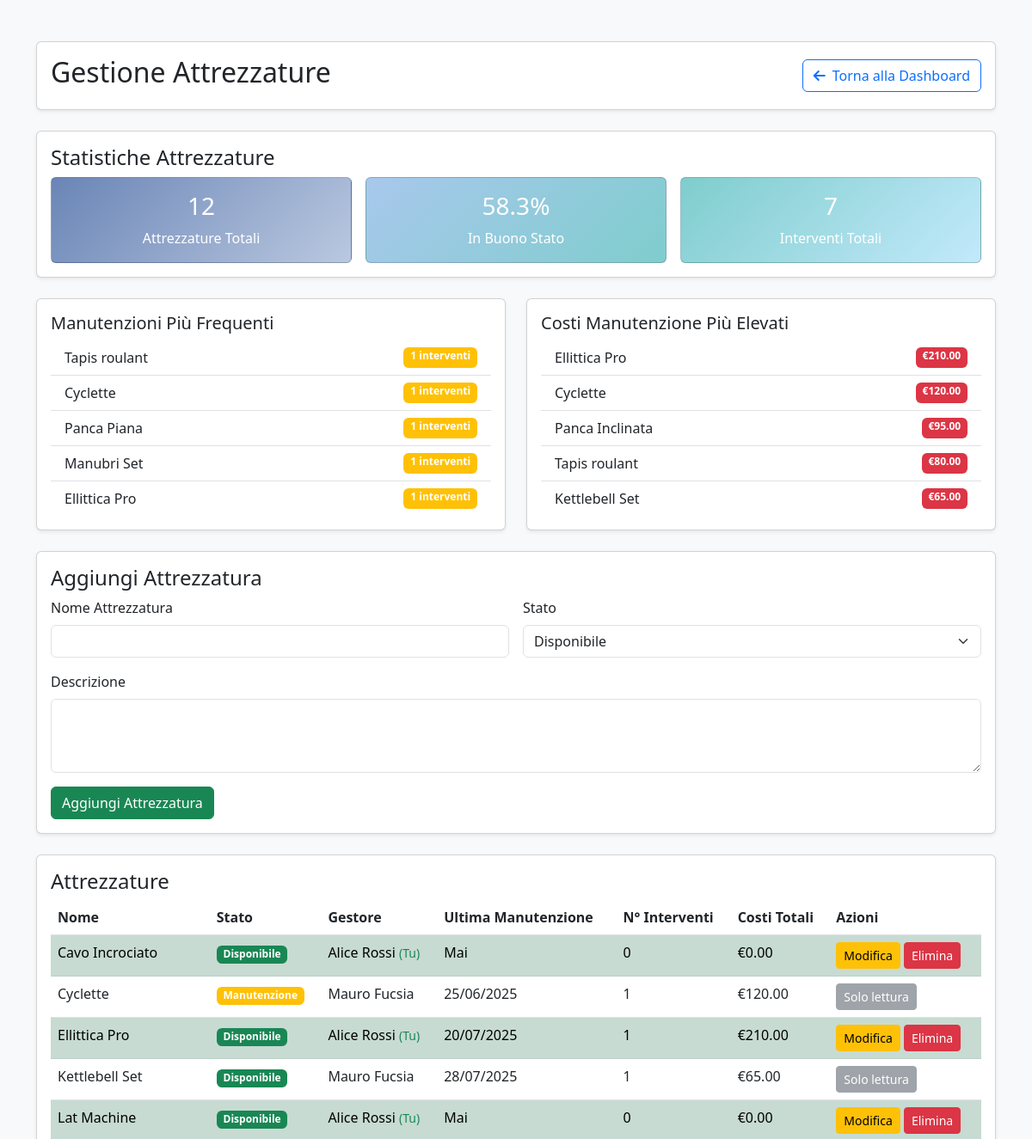
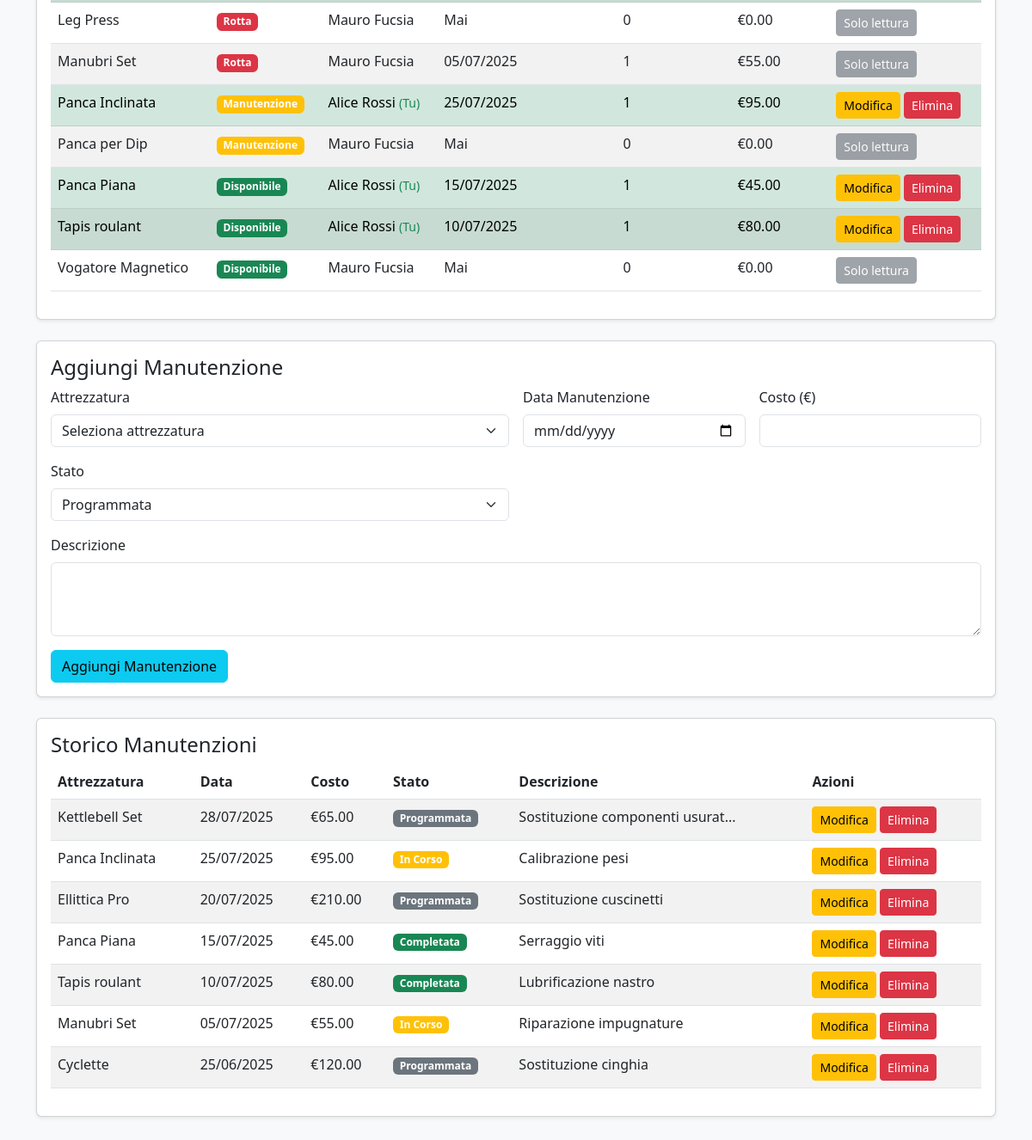
Page /equipment_management.php (signed in) on the committed database (2 pictures, top to bottom).
### tables this page shows
CREATE TABLE EQUIPMENTS (
    equipmentID INT PRIMARY KEY AUTO_INCREMENT,
    name VARCHAR(255) NOT NULL,
    description TEXT,
    status ENUM('available', 'maintenance', 'broken') DEFAULT 'available',
    administratorID INT,
    FOREIGN KEY (administratorID) REFERENCES USERS(userID) ON DELETE SET NULL
);

CREATE TABLE USERS (
    userID INT PRIMARY KEY AUTO_INCREMENT,
    email VARCHAR(255) UNIQUE NOT NULL,
    password VARCHAR(255) NOT NULL,
    userName VARCHAR(100) NOT NULL,
    firstName VARCHAR(100) NOT NULL,
    lastName VARCHAR(100) NOT NULL,
    birthDate DATE,
    gender ENUM('M', 'F', 'Other'),
    phoneNumber VARCHAR(20),
    role ENUM('customer', 'trainer', 'admin') DEFAULT 'customer'
);

CREATE TABLE MAINTENANCES (
    maintenanceID INT PRIMARY KEY AUTO_INCREMENT,
    equipmentID INT NOT NULL,
    maintenanceDate DATE NOT NULL,
    maintenanceCost DECIMAL(10,2),
    description TEXT,
    status ENUM('scheduled', 'in_progress', 'completed') DEFAULT 'scheduled',
    FOREIGN KEY (equipmentID) REFERENCES EQUIPMENTS(equipmentID) ON DELETE CASCADE
);

### equipment_management.php (the view, shortened to what the rows shown need)
<?php
require_once 'config.php';
$stmt = $conn->prepare("
    SELECT e.*, COUNT(m.maintenanceID) as maintenance_count,
           CASE WHEN SUM(m.maintenanceCost) IS NULL THEN 0 ELSE SUM(m.maintenanceCost) END AS total_cost,
           MAX(m.maintenanceDate) as last_maintenance,
           u.firstName as admin_firstName, u.lastName as admin_lastName
    FROM EQUIPMENTS e
    LEFT JOIN MAINTENANCES m ON e.equipmentID = m.equipmentID
    LEFT JOIN USERS u ON e.administratorID = u.userID
    GROUP BY e.equipmentID
    ORDER BY e.name ASC
");
$stmt->execute();
$equipment = $stmt->get_result()->fetch_all(MYSQLI_ASSOC);
$stmt = $conn->prepare("
    SELECT m.*, e.name as equipment_name
    FROM MAINTENANCES m
    JOIN EQUIPMENTS e ON m.equipmentID = e.equipmentID
    ORDER BY m.maintenanceDate DESC
");
$stmt->execute();
$maintenances = $stmt->get_result()->fetch_all(MYSQLI_ASSOC);
?>
<!DOCTYPE html>
<html lang="it">
<head>
    <link href="https://cdnjs.cloudflare.com/ajax/libs/bootstrap/5.3.0/css/bootstrap.min.css" rel="stylesheet" />
    <link href="https://cdnjs.cloudflare.com/ajax/libs/font-awesome/6.0.0/css/all.min.css" rel="stylesheet" />
</head>
<body class="bg-light">
<div class="container py-5">
    <div class="card shadow-sm mb-4">
        <div class="card-body">
            <div class="d-flex justify-content-between align-items-center">
                <h2>Gestione Attrezzature</h2>
            </div>
        </div>
    </div>
    <div class="card shadow-sm mb-4">
        <div class="card-body">
            <table class="table table-striped">
                <thead>
                    <tr>
                        <th>Nome</th><th>Stato</th><th>Gestore</th><th>Ultima Manutenzione</th><th>N° Interventi</th><th>Costi Totali</th><th>Azioni</th>
                    </tr>
                </thead>
                <tbody>
                    <?php foreach($equipment as $eq): ?>
                        <?php
                        $statusClass = $eq['status'] === 'available' ? 'success' : ($eq['status'] === 'maintenance' ? 'warning' : 'danger');
                        $statusText = $eq['status'] === 'available' ? 'Disponibile' : ($eq['status'] === 'maintenance' ? 'Manutenzione' : 'Rotta');
                        $isMyEquipment = ($eq['administratorID'] == $_SESSION['userID']);
                        ?>
                        <tr <?= $isMyEquipment ? 'class="table-success"' : '' ?>>
                            <td>
                                <?= htmlspecialchars($eq['name']) ?>
                            </td>
                            <td><span class="badge bg-<?= $statusClass ?>"><?= $statusText ?></span></td>
                            <td>
                                <?php if ($eq['admin_firstName'] && $eq['admin_lastName']): ?>
                                    <?= htmlspecialchars($eq['admin_firstName'] . ' ' . $eq['admin_lastName']) ?>
                                    <?php if ($isMyEquipment): ?>
                                        <small class="text-success">(Tu)</small>
                                    <?php endif; ?>
                                <?php else: ?>
                                    <span class="text-muted">Non specificato</span>
                                <?php endif; ?>
                            </td>
                            <td><?= $eq['last_maintenance'] ? date('d/m/Y', strtotime($eq['last_maintenance'])) : 'Mai' ?></td>
                            <td><?= $eq['maintenance_count'] ?></td>
                            <td>€<?= number_format($eq['total_cost'], 2) ?></td>
                            <td>
                                <?php if ($isMyEquipment): ?>
                                    <a href="?edit_equipment=<?= $eq['equipmentID'] ?>" class="btn btn-sm btn-warning">Modifica</a>
                                    <form method="POST" style="display:inline" onsubmit="return confirm('Sei sicuro di eliminare questa attrezzatura?');">
                                        <button name="delete_equipment" class="btn btn-sm btn-danger">Elimina</button>
                                    </form>
                                <?php else: ?>
                                    <button class="btn btn-sm btn-secondary" disabled title="Solo il gestore può modificare">
                                        Solo lettura
                                    </button>
                                <?php endif; ?>
                            </td>
                        </tr>
                    <?php endforeach; ?>
                </tbody>
            </table>
        </div>
    </div>
    <div class="card shadow-sm mb-4">
        <div class="card-body">
            <table class="table table-striped">
                <thead>
                    <tr>
                        <th>Attrezzatura</th><th>Data</th><th>Costo</th><th>Stato</th><th>Descrizione</th><th>Azioni</th>
                    </tr>
                </thead>
                <tbody>
                    <?php foreach($maintenances as $maintenance): ?>
                        <?php
                        $statusClass = $maintenance['status'] === 'completed' ? 'success' : ($maintenance['status'] === 'in_progress' ? 'warning' : 'secondary');
                        $statusText = $maintenance['status'] === 'completed' ? 'Completata' : ($maintenance['status'] === 'in_progress' ? 'In Corso' : 'Programmata');
                        ?>
                        <tr>
                            <td><?= htmlspecialchars($maintenance['equipment_name']) ?></td>
                            <td><?= date('d/m/Y', strtotime($maintenance['maintenanceDate'])) ?></td>
                            <td>€<?= number_format($maintenance['maintenanceCost'], 2) ?></td>
                            <td><span class="badge bg-<?= $statusClass ?>"><?= $statusText ?></span></td>
                            <td><?= htmlspecialchars(substr($maintenance['description'], 0, 30)) ?><?= strlen($maintenance['description']) > 30 ? '...' : '' ?></td>
                            <td>
                                <a href="?edit_maintenance=<?= $maintenance['maintenanceID'] ?>" class="btn btn-sm btn-warning">Modifica</a>
                                <form method="POST" style="display:inline" onsubmit="return confirm('Sei sicuro di eliminare questa manutenzione?');">
                                    <button name="delete_maintenance" class="btn btn-sm btn-danger">Elimina</button>
                                </form>
                            </td>
                        </tr>
                    <?php endforeach; ?>
                </tbody>
            </table>
        </div>
    </div>
</div>
</body>
</html>

### rows in the picture
equipments: name "Cavo Incrociato", status "Disponibile", administratorID.lastName "Alice Rossi", shows "(Tu)", shows "Mai", maintenance_count "0", total_cost "0.00"
equipments: name "Cyclette", status "Manutenzione", administratorID.lastName "Mauro Fucsia", last_maintenance "25/06/2025", maintenance_count "1", total_cost "120.00", shows "Solo lettura"
equipments: name "Ellittica Pro", status "Disponibile", administratorID.lastName "Alice Rossi", shows "(Tu)", last_maintenance "20/07/2025", maintenance_count "1", total_cost "210.00"
equipments: name "Kettlebell Set", status "Disponibile", administratorID.lastName "Mauro Fucsia", last_maintenance "28/07/2025", maintenance_count "1", total_cost "65.00", shows "Solo lettura"
equipments: name "Lat Machine", status "Disponibile", administratorID.lastName "Alice Rossi", shows "(Tu)", shows "Mai", maintenance_count "0", total_cost "0.00"
equipments: name "Leg Press", status "Rotta", administratorID.lastName "Mauro Fucsia", shows "Mai", maintenance_count "0", total_cost "0.00", shows "Solo lettura"
equipments: name "Manubri Set", status "Rotta", administratorID.lastName "Mauro Fucsia", last_maintenance "05/07/2025", maintenance_count "1", total_cost "55.00", shows "Solo lettura"
equipments: name "Panca Inclinata", status "Manutenzione", administratorID.lastName "Alice Rossi", shows "(Tu)", last_maintenance "25/07/2025", maintenance_count "1", total_cost "95.00"
equipments: name "Panca per Dip", status "Manutenzione", administratorID.lastName "Mauro Fucsia", shows "Mai", maintenance_count "0", total_cost "0.00", shows "Solo lettura"
equipments: name "Panca Piana", status "Disponibile", administratorID.lastName "Alice Rossi", shows "(Tu)", last_maintenance "15/07/2025", maintenance_count "1", total_cost "45.00"
equipments: name "Tapis roulant", status "Disponibile", administratorID.lastName "Alice Rossi", shows "(Tu)", last_maintenance "10/07/2025", maintenance_count "1", total_cost "80.00"
equipments: name "Vogatore Magnetico", status "Disponibile", administratorID.lastName "Mauro Fucsia", shows "Mai", maintenance_count "0", total_cost "0.00", shows "Solo lettura"
maintenances: equipmentID.name "Kettlebell Set", maintenanceDate "28/07/2025", maintenanceCost "65.00", status "Programmata", description "Sostituzione componenti usurat"
maintenances: equipmentID.name "Panca Inclinata", maintenanceDate "25/07/2025", maintenanceCost "95.00", status "In Corso", description "Calibrazione pesi"
maintenances: equipmentID.name "Ellittica Pro", maintenanceDate "20/07/2025", maintenanceCost "210.00", status "Programmata", description "Sostituzione cuscinetti"
maintenances: equipmentID.name "Panca Piana", maintenanceDate "15/07/2025", maintenanceCost "45.00", status "Completata", description "Serraggio viti"
maintenances: equipmentID.name "Tapis roulant", maintenanceDate "10/07/2025", maintenanceCost "80.00", status "Completata", description "Lubrificazione nastro"
maintenances: equipmentID.name "Manubri Set", maintenanceDate "05/07/2025", maintenanceCost "55.00", status "In Corso", description "Riparazione impugnature"
maintenances: equipmentID.name "Cyclette", maintenanceDate "25/06/2025", maintenanceCost "120.00", status "Programmata", description "Sostituzione cinghia"

### other values in the picture
$stats['totalEquipment'] "12"
$stats['goodStatusPercentage'] "58.3"
$stats['totalMaintenances'] "7"
$item['name'] "Tapis roulant"
$item['maintenance_count'] "1"
$item['name'] "Cyclette"
$item['name'] "Panca Piana"
$item['name'] "Manubri Set"
$item['name'] "Ellittica Pro"
$item['total_cost'] "210.00"
$item['total_cost'] "120.00"
$item['name'] "Panca Inclinata"
$item['total_cost'] "95.00"
$item['total_cost'] "80.00"
$item['name'] "Kettlebell Set"
